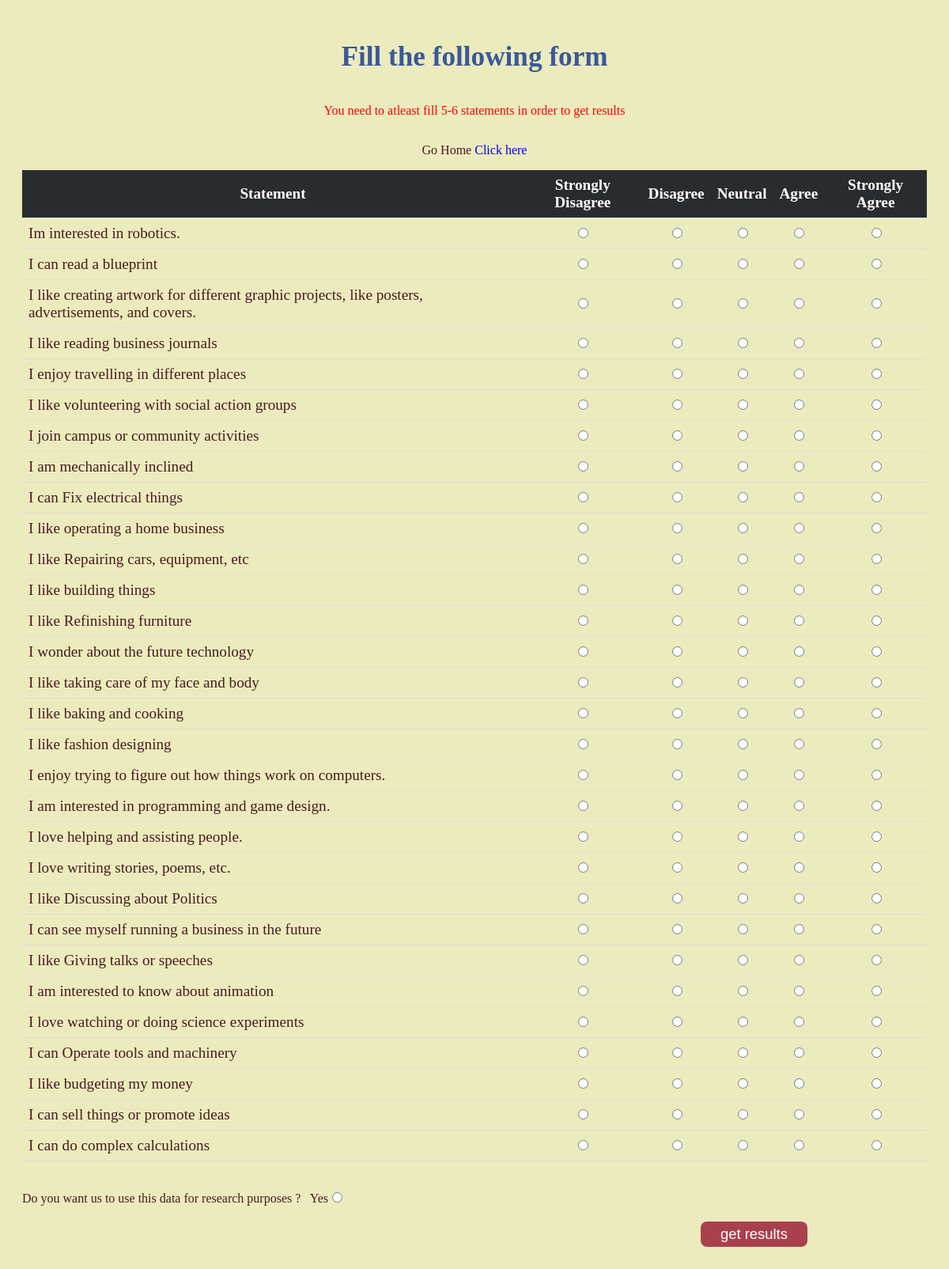
Screenshot of /test_form.php?message=T with the database file from the repository.
### tables this page shows
CREATE TABLE statements(
 statement_id integer(3),
 statement_content varchar(255) not null,
 statement_category varchar(5),
 PRIMARY KEY (statement_category,statement_id)
);

### test_form.php (the view)
<?php include 'includes/header.php' ?>
   <div class="main">
   <h1 class="header">Fill the following form </h1>
	<?php if(isset($_GET['message']) && $_GET['message']=='T'){?>
	<p class="message">
	You need to atleast fill 5-6 statements in order to get results
	</p>
	<?php } ?>
  	<p>Go Home <a href="home.php">Click here</a></p>
   	<form action="result.php" method="post">
   		<table class="table">
   			<thead>
   			 <tr>
   			 	<th>Statement</th>
   			 	<th>Strongly Disagree</th>
   			 	<th>Disagree</th>
   			 	<th>Neutral</th>
   			 	<th>Agree</th>
   			 	<th>Strongly Agree</th>
   			 </tr>
   			</thead>
   			<tbody>
<?php
$query = "SELECT * FROM statements ORDER BY RAND()";
$statement_select_query = mysqli_query($connection,$query);
while($row=mysqli_fetch_assoc($statement_select_query )){
	$statement_id = $row['statement_id'];
	$statement_content = $row['statement_content'];
	$statement_category = $row['statement_category'];
?>
				<tr>
					<td><?php echo $statement_content?></td>
					<td><input type="radio" name="<?php echo $statement_category.$statement_id ?>" value="-5"></td>
					 <td><input type="radio" name="<?php echo $statement_category.$statement_id ?>" value="-3"></td>
					 <td><input type="radio" name="<?php echo $statement_category.$statement_id ?>"  value="0"></td>
					 <td><input type="radio" name="<?php echo $statement_category.$statement_id ?>"  value="3"></td>
					 <td><input type="radio" name="<?php echo $statement_category.$statement_id ?>"  value="5"></td>
				</tr>
<?php } ?>
   			</tbody>
   		</table>
   		<br>
   		<br>
		<div>Do you want us to use this data for research purposes ? &nbsp;
		Yes<input type="radio" name="can_save_data" value="true">
		</div>
  		<input type="submit" name="submit" value="get results" class="form_submit test-btn">
   	</form>
   </div>
<?php include 'includes/footer.php' ?>

### includes/header.php (shortened to what this page needs)
 <!DOCTYPE html>
<html lang="en">
<head>
	<link rel="stylesheet" href="css/style2.css">
</head>
<body>

### includes/footer.php (shortened to what this page needs)
</body>
</html>

### css/style2.css (style rules this page uses)
body { background: #ECEBBD; background-position: center; color: #471b21; }
a { text-decoration: none; }
.main { display: flex; flex-direction: column; justify-content: space-around; align-items: center; padding: 20px; }
.header { color: #3B5998; font-size: 2.2em; }
.test-btn { display: inline-block; font-size: 1.15em; border: 1px solid black; border-radius: 8px; cursor: pointer; color: #fff; background: #aa404e; border: none; padding: 5px 25px; }
.table { border-collapse: collapse; width: 100%; font-size: 1.2em; }
.table th, .table td { padding: 8px; text-align: center; border-bottom: 1px solid #ddd; }
.table tr th { background: #292C2F; color: #fff; }
.table tr td:nth-child(1) { text-align: left; }
.form_submit { margin-top: 20px; display: inline-block; margin-left: 75%; right: 10px; }
.message { color: red; }

### rows the page displays
statements: statement_content "Im interested in robotics."
statements: statement_content "I can read a blueprint"
statements: statement_content "I like creating artwork for different graphic projects, like posters, advertisements, and covers."
statements: statement_content "I like reading business journals"
statements: statement_content "I enjoy travelling in different places"
statements: statement_content "I like volunteering with social action groups"
statements: statement_content "I join campus or community activities"
statements: statement_content "I am mechanically inclined"
statements: statement_content "I can Fix electrical things"
statements: statement_content "I like operating a home business"
statements: statement_content "I like Repairing cars, equipment, etc"
statements: statement_content "I like building things"
statements: statement_content "I like Refinishing furniture"
statements: statement_content "I wonder about the future technology"
statements: statement_content "I like taking care of my face and body"
statements: statement_content "I like baking and cooking"
statements: statement_content "I like fashion designing"
statements: statement_content "I enjoy trying to figure out how things work on computers."
statements: statement_content "I am interested in programming and game design."
statements: statement_content "I love helping and assisting people."
statements: statement_content "I love writing stories, poems, etc."
statements: statement_content "I like Discussing about Politics"
statements: statement_content "I can see myself running a business in the future"
statements: statement_content "I like Giving talks or speeches"
statements: statement_content "I am interested to know about animation"
statements: statement_content "I love watching or doing science experiments"
statements: statement_content "I can Operate tools and machinery"
statements: statement_content "I like budgeting my money"
statements: statement_content "I can sell things or promote ideas"
statements: statement_content "I can do complex calculations"
